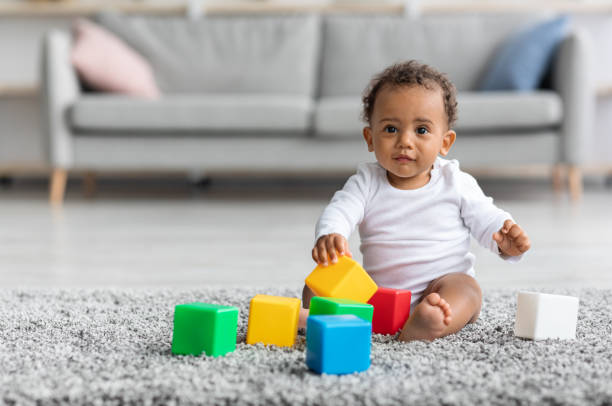
#> input picture Lab_7/Codes/baby2.jpg, 612 x 406 px
$ python Erosion.py
#> lines starting #> are read from the running program, lines starting #| are printed output that depends on the picture
import cv2
import numpy as np
import matplotlib.pyplot as plt

# Load the image
original_image_rgb = cv2.imread('baby2.jpg')
#> original_image_rgb is the input picture: shape (406, 612, 3); mean B, G, R 166.9, 172.3, 172.7

# Check if the image is loaded properly
if original_image_rgb is None:
    print("Error: Could not read the image. Please check the file path.")
    exit()

# Convert the image from BGR (OpenCV format) to RGB (matplotlib format)
original_image_rgb = cv2.cvtColor(original_image_rgb, cv2.COLOR_BGR2RGB)

# Define the structuring element (disk-shaped) for erosion
se = cv2.getStructuringElement(cv2.MORPH_ELLIPSE, (5, 5))

# Perform erosion on each channel
eroded_image = np.zeros_like(original_image_rgb)
for channel in range(3):
    eroded_image[:, :, channel] = cv2.erode(original_image_rgb[:, :, channel], se)
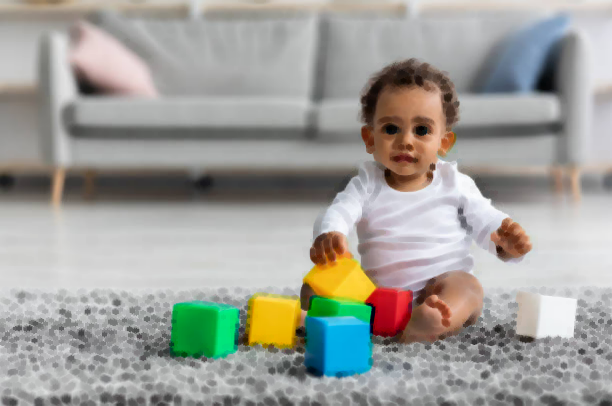
#> eroded_image: shape (406, 612, 3); mean R, G, B 159.7, 159.5, 153.6

# Display the images
plt.figure(figsize=(10, 5))
plt.subplot(1, 2, 1)
plt.imshow(original_image_rgb)
plt.title('Original Image')
plt.subplot(1, 2, 2)
plt.imshow(eroded_image)
plt.title('Eroded Image')
plt.show()
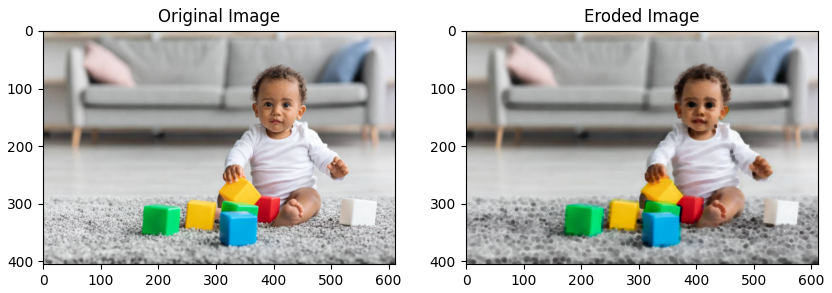
#> figure drawn by matplotlib, 2 panels

$ run again, with Lab_7/Codes/flower.jpg copied over Lab_7/Codes/baby2.jpg
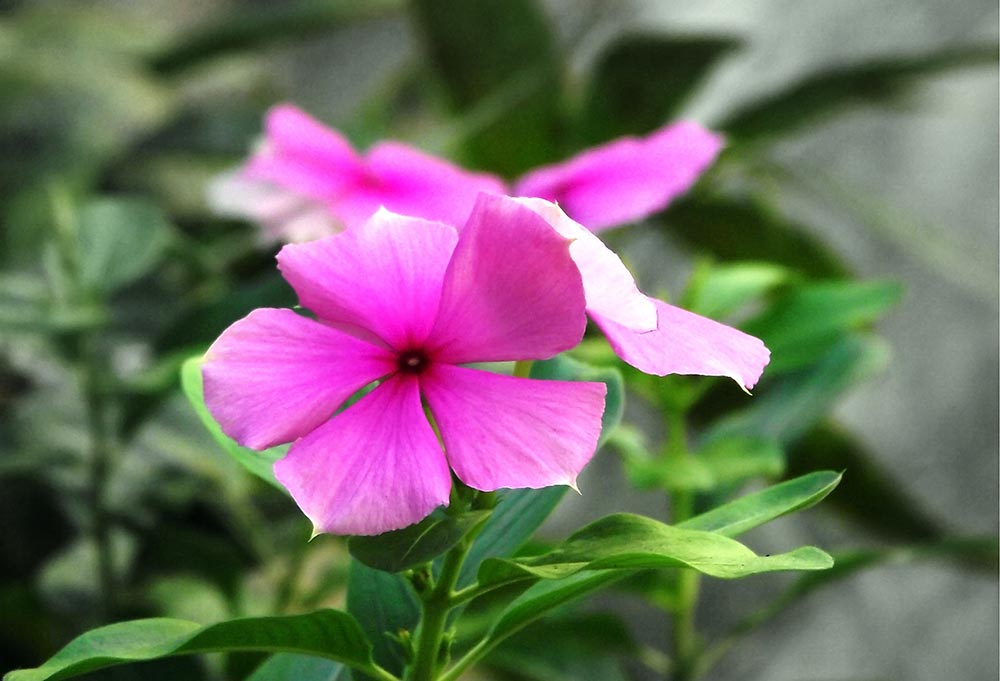
#> input picture Lab_7/Codes/flower.jpg, 1000 x 681 px
#> original_image_rgb is the input picture: shape (681, 1000, 3); mean B, G, R 101, 107, 114.3
#> after the loop `for channel in range(3):`:
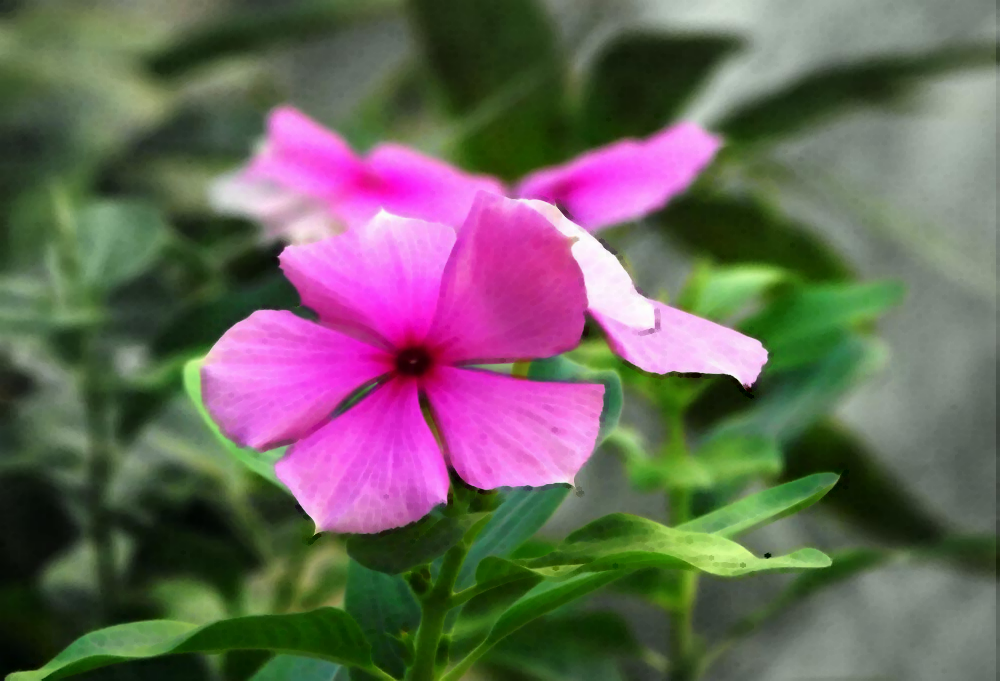
#> eroded_image: shape (681, 1000, 3); mean R, G, B 107.2, 100, 93.7
#> `plt.show()`:
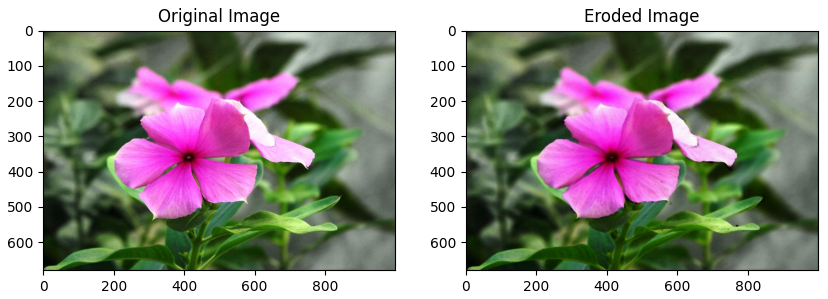
#> figure drawn by matplotlib, 2 panels
